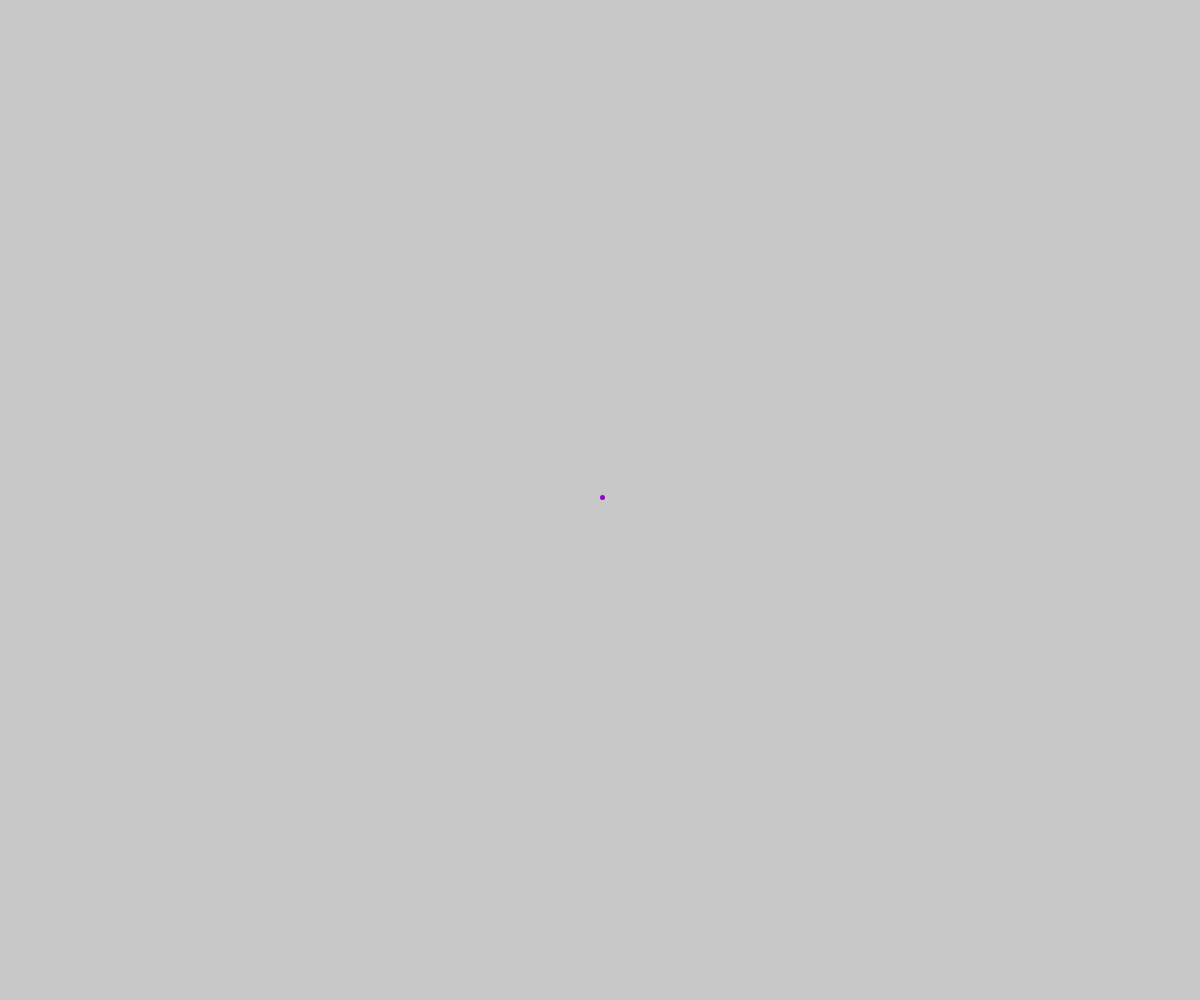
Frame 1 (no input)
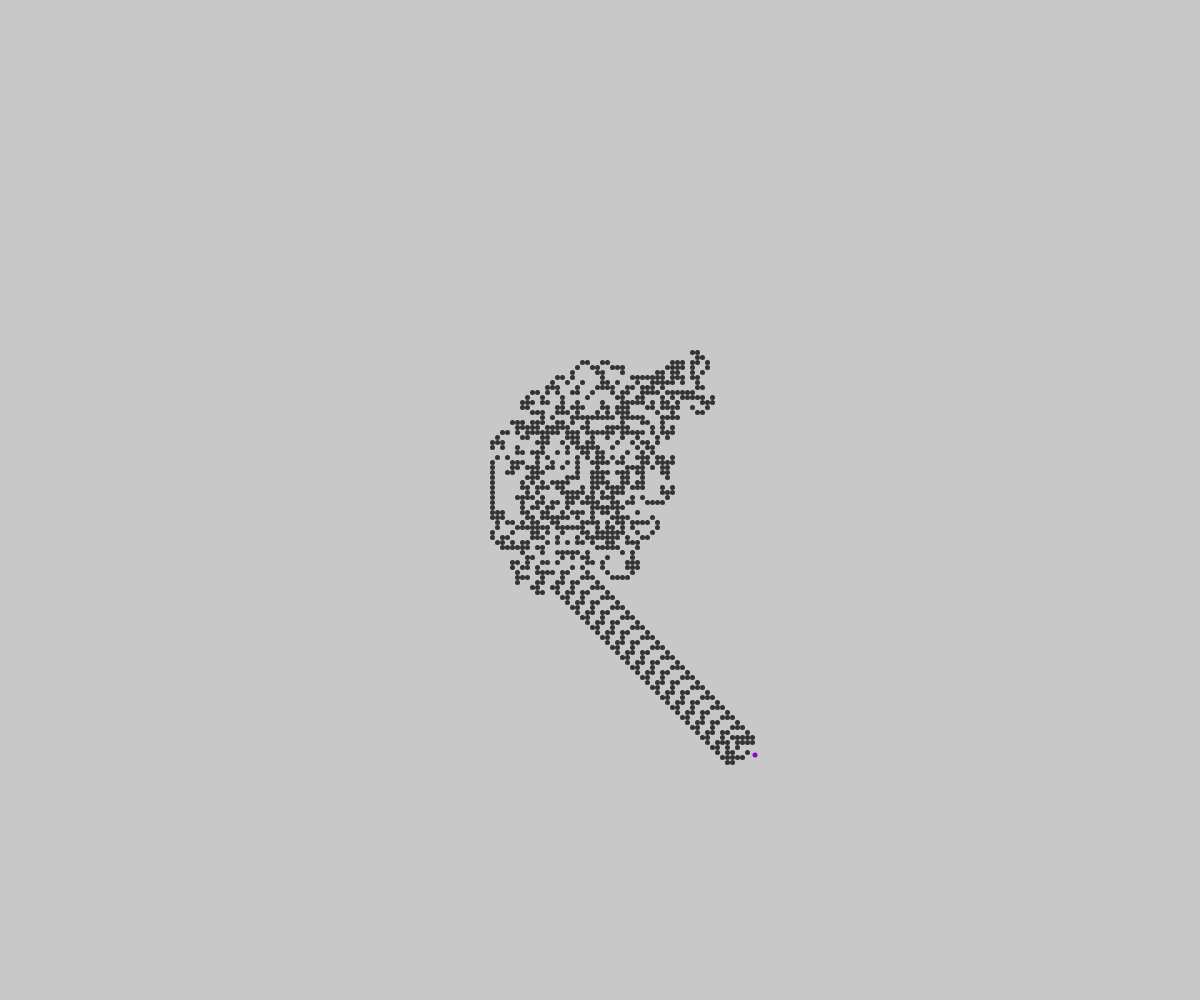
Frame 60 (no input)
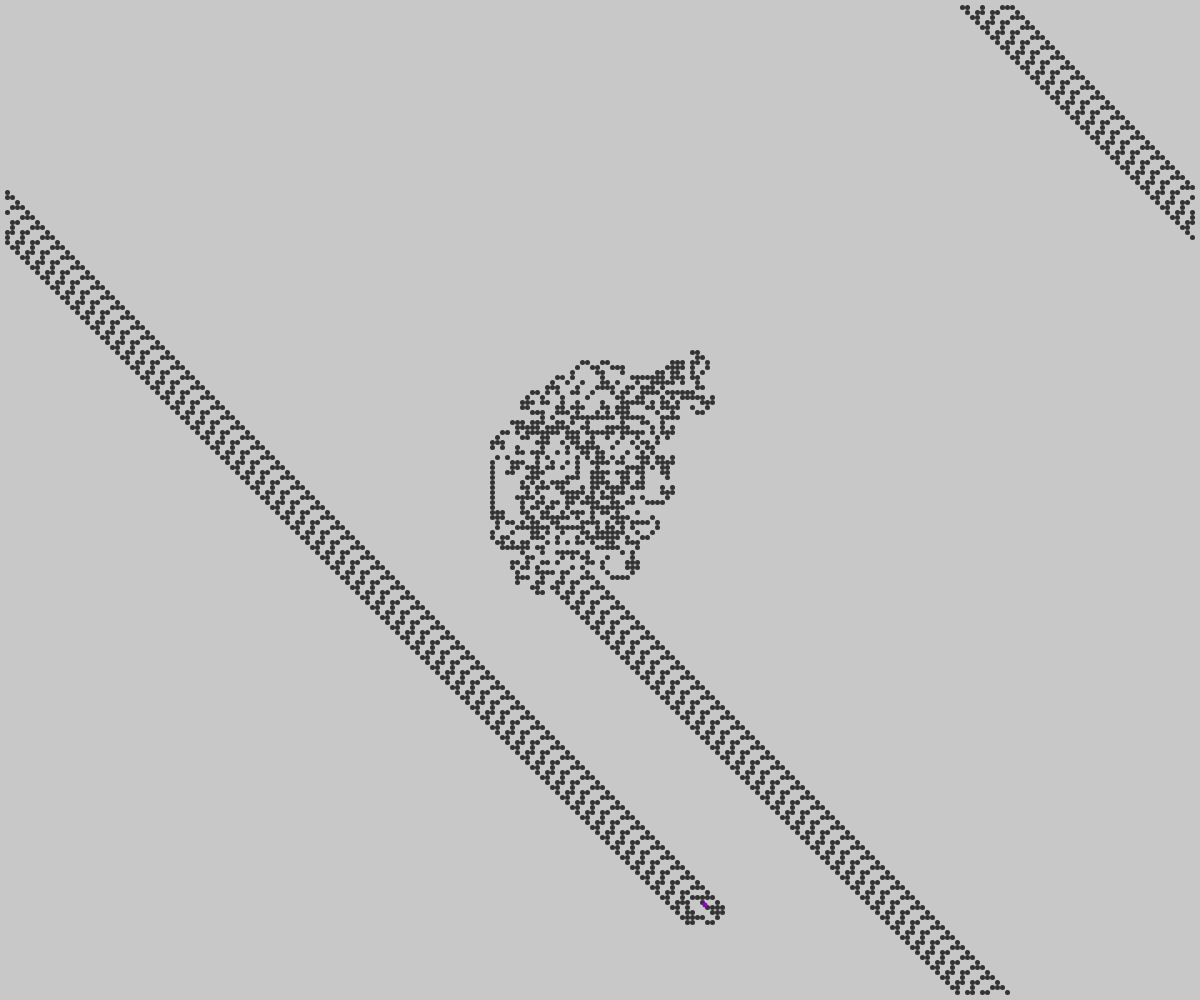
Frame 120 (the mouse pressed at the canvas centre since frame 60)

The p5.js sketch that drew these frames (run headless with seeded random() and noise() and a simulated clock; from frame 60 on, the mouse is pressed at the canvas centre):

// p5.js sketch
// ── sketch.js
let grid, langton;
let rows, cols;
let b, h;

function setup() {
  createCanvas(windowWidth, windowHeight);
  b = 5;
  h = 5;
  cols = floor((width - 10) / b);
  rows = floor((height - 10) / h);

  grid = new Array(cols);
  for (let i = 0; i < grid.length; i++) {
    grid[i] = new Array(rows);
  }

  for (let i = 0; i < grid.length; i++) {
    for (let j = 0; j < grid[i].length; j++) {
      grid[i][j] = new Cell(i, j);
    }
  }
  let initial = createVector(floor(cols / 2), floor(rows / 2));
  langton = new Ant(initial.x, initial.y);
}

function draw() {
  translate(0, height);
  scale(1, -1);
  background(200);
  // draw each elem
  for (col of grid) {
    for (elem of col) {
      elem.show();
    }
  }
  langton.show();
  for (let i = 0; i < 200; i++) {
    langton.move();
  }
}
// ── Cell.js
class Cell {
  constructor(i, j) {
    this.i = i;
    this.j = j;
    this.col = true; // true: white, false: black
  }

  show() {
    // stroke(0);
    noStroke();
    if (this.col) {
      // fill(255);
    } else {
      fill(51);
      // noFill();
      ellipseMode(CORNER);
      ellipse(this.i * b + 5, this.j * h + 5, b, h);
    }
    // ellipse(this.i * b + 5, this.j * h + 5, b, h);
  }
}

class Ant {
  constructor(i, j) {
    this.pos = createVector(i, j)
    this.angle = PI; // initial direction (0, 1, 2, 3): (0, 90, 180, 270).
  }
  move() {
    let i = this.pos.x;
    let j = this.pos.y;
    let currentAngle = this.angle;
    if (grid[i][j].col) {
      // if cell color == white
      this.angle = this.angle - PI / 2;
      if (this.angle < 0) {
        this.angle += TWO_PI;
      }
      // console.log(this.angle * 180 / PI);
    } else {
      // if cell color == black
      this.angle = this.angle + PI / 2;
      if (this.angle > TWO_PI) {
        this.angle -= TWO_PI;
      }
      // console.log(this.angle * 180 / PI);
    }
    grid[i][j].col = !grid[i][j].col;

    if (this.angle == 0 || this.angle == TWO_PI) {
      // move right
      this.pos.x = (i + 1 + cols) % cols;
    } else if (this.angle == PI) {
      // move left
      this.pos.x = (i - 1 + cols) % cols;
    } else if (this.angle == 3 * PI / 2) {
      // move down
      this.pos.y = (j - 1 + rows) % rows;
    } else if (this.angle == PI / 2) {
      // move up
      this.pos.y = (j + 1 + rows) % rows;
    } else {
      console.log("error, value of this.angle is not 0, PI / 2, PI, 3 * PI / 2 or TWO_PI");
    }
  }
  show() {
    fill(150, 0, 200);
    noStroke();
    ellipse(this.pos.x * b + 5 + b / 2, this.pos.y * h + 5 + h / 2, b, h);
  }
}
